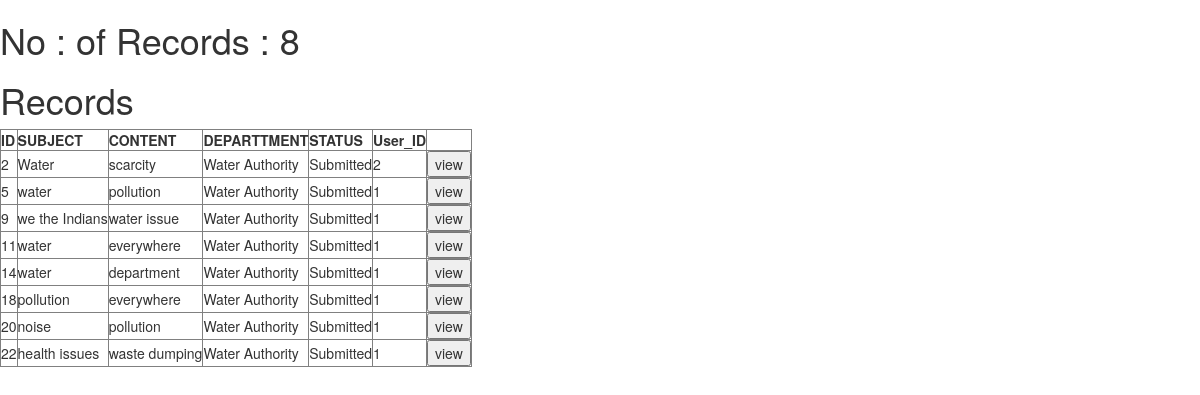
/groupComplaints (signed in), run on an earlier commit of the app's database.
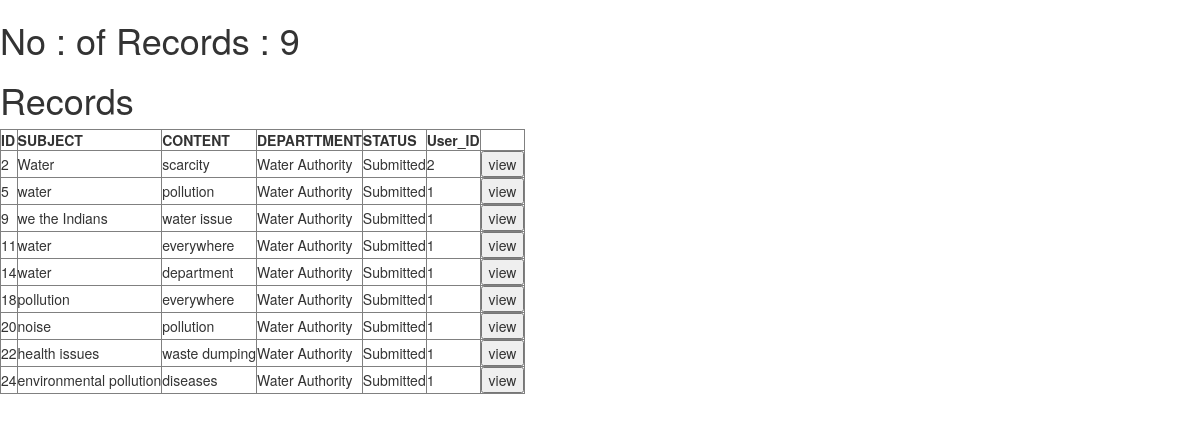
And on a later commit of the database.
### app.py (models this page shows, shortened)
class Complaints(db.Model):
    comp_id = Column(Integer,primary_key=True)
    subject=Column(Text,nullable=False)
    content=Column(Text,nullable=False)
    department=Column(Text)
    status=Column(Text)
    user_id=Column(Integer)

### app.py (the view, shortened to what this page needs)
@app.route('/groupComplaints')
def group_complaints():
    username=User.query.all()
    usernames=[]
    departments=['PWD ','Water Authority','Environment and climate change','KSEB','KSRTC']
    for i in username:
        usernames.append(i.username)
    waterdata=Complaints.query.filter(Complaints.department=='Water Authority')
    pwddata=Complaints.query.filter(Complaints.department=='PWD')
    envdata=Complaints.query.filter(Complaints.department=='Environment and climate change')
    ksebdata=Complaints.query.filter(Complaints.department=='KSEB')
    ksrtcdata=Complaints.query.filter(Complaints.department=='KSRTC')
    username=session['depart']
    print("session",username)
    water_id=[]
    water_subject=[]
    water_content=[]
    water_department=[]
    water_user_id=[]
    water_status=[]
    for i in waterdata:
        water_id.append(i.comp_id)
        water_subject.append(i.subject)
        water_content.append(i.content)
        water_department.append(i.department)
        water_user_id.append(i.user_id)
        water_status.append(i.status)
    length_water=len(water_id)
    pwd_id=[]
    pwd_subject=[]
    pwd_content=[]
    pwd_department=[]
    pwd_status=[]
    pwd_user_id =[]
    for i in pwddata:
        pwd_id.append(i.comp_id)
        pwd_subject.append(i.subject)
        pwd_content.append(i.content)
        pwd_department.append(i.department)
        pwd_status.append(i.status)
        pwd_user_id.append(i.user_id)
    length_pwd=len(pwd_id)
    ksrtc_id=[]
    ksrtc_subject=[]
    ksrtc_content=[]
    ksrtc_department=[]
    ksrtc_status=[]
    ksrtc_user_id=[]
    length_ksrtc=len(ksrtc_id)
    env_id=[]
    env_subject=[]
    env_content=[]
    env_department=[]
    env_status=[]
    env_user_id=[]
    for i in envdata:
        env_id.append(i.comp_id)
        env_subject.append(i.subject)
        env_content.append(i.content)
        env_department.append(i.department)
        env_status.append(i.status)
        env_user_id.append(i.user_id)
    length_env=len(env_id)
    kseb_id=[]
    kseb_subject=[]
    kseb_content=[]
    kseb_department=[]
    kseb_status=[]
    kseb_user_id=[]
    for i in ksebdata:
        kseb_id.append(i.comp_id)
        kseb_subject.append(i.subject)
        kseb_content.append(i.content)
        kseb_department.append(i.department)
        kseb_status.append(i.status)
        kseb_user_id.append(i.user_id)
    length_kseb=len(kseb_id)
    if username=='wateradmin':
        return render_template('group_table_water.html',water_status=water_status,water_user_id=water_user_id,length_water=length_water,water_id=water_id,water_subject=water_subject,water_content=water_content,water_department=water_department)

### app.py (called while the page is built)
@app.teardown_appcontext
def shutdown_session(exception=None):
    db_session.remove()

### templates/group_table_water.html
{% extends "bootstrap/base.html"%}
{%block content%}
<h1>No : of Records : {{length_water}}</h1>
<h1>Records</h1>
<table border="1">
    <tr> <th>ID</th>
        <th>SUBJECT</th>
        <th>CONTENT</th>
        <th>DEPARTTMENT</th>
        <th>STATUS</th>
        <th>User_ID</th>
        <th></th>
    </tr>
    {% for i in range(0,length_water) %}
    <tr>
        <td>{{water_id[i]}}</td>
        <td>{{water_subject[i]}}</td>
        <td>{{water_content[i]}}</td>
        <td>{{water_department[i]}}</td>
        <td>{{water_status[i]}}</td>
        <td>{{water_user_id[i]}}</td>
        <td><input type="submit"value="view"></td>
    </tr>
    {% endfor %}
</table>
{% endblock %}

What changed in the data, as far as the page shows it:
added Complaints: subject "environmental pollution", content "diseases", department "Water Authority", status "Submitted"
Also different on the page:
{{ length_water }}: "8" → "9"
new list line: "24 1 view"
